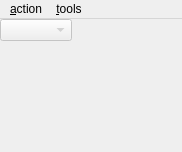
<?xml version="1.0" encoding="UTF-8"?>
<ui version="4.0">
 <class>MDjvuReader2</class>
 <widget class="QMainWindow" name="MDjvuReader2">
  <property name="geometry">
   <rect>
    <x>0</x>
    <y>0</y>
    <width>182</width>
    <height>152</height>
   </rect>
  </property>
  <property name="windowTitle">
   <string notr="true"/>
  </property>
  <property name="windowIcon">
   <iconset resource="resfile.qrc">
    <normaloff>:/new/icons/icons/djvu_icon.png</normaloff>:/new/icons/icons/djvu_icon.png</iconset>
  </property>
  <widget class="QWidget" name="centralwidget">
   <layout class="QVBoxLayout" name="verticalLayout_2">
    <item>
     <widget class="MDocHeader" name="wdgHeader" native="true"/>
    </item>
    <item>
     <widget class="QStackedWidget" name="stwDjvu">
      <property name="currentIndex">
       <number>0</number>
      </property>
      <widget class="QWidget" name="page">
       <layout class="QVBoxLayout" name="verticalLayout">
        <item>
         <widget class="QWidget" name="wdgPanel" native="true">
          <property name="sizePolicy">
           <sizepolicy hsizetype="Expanding" vsizetype="Fixed">
            <horstretch>0</horstretch>
            <verstretch>0</verstretch>
           </sizepolicy>
          </property>
          <layout class="QHBoxLayout" name="horizontalLayout">
           <item>
            <widget class="QComboBox" name="cmbContent">
             <property name="enabled">
              <bool>false</bool>
             </property>
             <property name="currentIndex">
              <number>-1</number>
             </property>
             <property name="sizeAdjustPolicy">
              <enum>QComboBox::AdjustToContents</enum>
             </property>
            </widget>
           </item>
           <item>
            <spacer name="horizontalSpacer">
             <property name="orientation">
              <enum>Qt::Horizontal</enum>
             </property>
             <property name="sizeHint" stdset="0">
              <size>
               <width>40</width>
               <height>20</height>
              </size>
             </property>
            </spacer>
           </item>
          </layout>
         </widget>
        </item>
        <item>
         <widget class="QWidget" name="wdgDjw" native="true">
          <property name="sizePolicy">
           <sizepolicy hsizetype="Expanding" vsizetype="Expanding">
            <horstretch>0</horstretch>
            <verstretch>0</verstretch>
           </sizepolicy>
          </property>
          <property name="minimumSize">
           <size>
            <width>20</width>
            <height>20</height>
           </size>
          </property>
          <layout class="QVBoxLayout" name="verticalLayout_3">
           <item>
            <layout class="QHBoxLayout" name="wdgLay"/>
           </item>
          </layout>
         </widget>
        </item>
       </layout>
      </widget>
      <widget class="QWidget" name="page_2">
       <layout class="QHBoxLayout" name="horizontalLayout_3">
        <item>
         <layout class="QHBoxLayout" name="layGk"/>
        </item>
       </layout>
      </widget>
      <widget class="QWidget" name="page_3">
       <layout class="QHBoxLayout" name="horizontalLayout_4">
        <item>
         <layout class="QHBoxLayout" name="layCopt"/>
        </item>
       </layout>
      </widget>
     </widget>
    </item>
   </layout>
  </widget>
  <widget class="QMenuBar" name="menubar">
   <property name="geometry">
    <rect>
     <x>0</x>
     <y>0</y>
     <width>182</width>
     <height>25</height>
    </rect>
   </property>
   <widget class="QMenu" name="menuAction">
    <property name="title">
     <string>&amp;action</string>
    </property>
    <addaction name="actionClose"/>
   </widget>
   <widget class="QMenu" name="menuTools">
    <property name="title">
     <string>&amp;tools</string>
    </property>
    <addaction name="actionGk_Lat_dictionary"/>
    <addaction name="actionCoptic_dictionary"/>
    <addaction name="action_Hebrew_dictionary"/>
    <addaction name="actionNumeric_converter"/>
   </widget>
   <addaction name="menuAction"/>
   <addaction name="menuTools"/>
  </widget>
  <action name="actionClose">
   <property name="icon">
    <iconset resource="resfile.qrc">
     <normaloff>:/new/icons/icons/delete.png</normaloff>:/new/icons/icons/delete.png</iconset>
   </property>
   <property name="text">
    <string>&amp;close</string>
   </property>
   <property name="shortcut">
    <string>Ctrl+Q</string>
   </property>
  </action>
  <action name="actionGk_Lat_dictionary">
   <property name="icon">
    <iconset resource="resfile.qrc">
     <normaloff>:/new/icons/icons/alfa2.png</normaloff>:/new/icons/icons/alfa2.png</iconset>
   </property>
   <property name="text">
    <string>&amp;Gk/Lat dictionary</string>
   </property>
   <property name="shortcut">
    <string>Ctrl+Alt+G</string>
   </property>
  </action>
  <action name="actionCoptic_dictionary">
   <property name="icon">
    <iconset resource="resfile.qrc">
     <normaloff>:/new/icons/icons/gima.png</normaloff>:/new/icons/icons/gima.png</iconset>
   </property>
   <property name="text">
    <string>&amp;Coptic dictionary</string>
   </property>
   <property name="shortcut">
    <string>Ctrl+Alt+C</string>
   </property>
  </action>
  <action name="actionNumeric_converter">
   <property name="icon">
    <iconset resource="resfile.qrc">
     <normaloff>:/new/icons/icons/numcnv.png</normaloff>:/new/icons/icons/numcnv.png</iconset>
   </property>
   <property name="text">
    <string>&amp;numeric converter</string>
   </property>
   <property name="shortcut">
    <string>Ctrl+Alt+N</string>
   </property>
  </action>
  <action name="action_Hebrew_dictionary">
   <property name="icon">
    <iconset resource="resfile.qrc">
     <normaloff>:/new/icons/icons/abgd.png</normaloff>:/new/icons/icons/abgd.png</iconset>
   </property>
   <property name="text">
    <string>&amp;Hebrew dictionary</string>
   </property>
   <property name="shortcut">
    <string>Ctrl+Alt+H</string>
   </property>
  </action>
 </widget>
 <layoutdefault spacing="0" margin="0"/>
 <customwidgets>
  <customwidget>
   <class>MDocHeader</class>
   <extends>QWidget</extends>
   <header>mdocheader.h</header>
   <container>1</container>
  </customwidget>
 </customwidgets>
 <resources>
  <include location="resfile.qrc"/>
 </resources>
 <connections/>
</ui>
